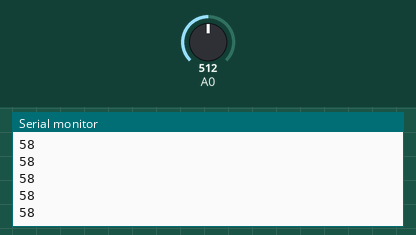
Recording of a sketch running on a simulated Arduino Uno, built with avr-gcc and run on an emulated ATmega328P. Parts: the last lines printed to the serial monitor. The inputs (shaded band) are chosen by the test bench; at power-on: A0 = 512.

Above: at 1.2 s.
1.3 s: A0 set to 716
At 1.31 s:
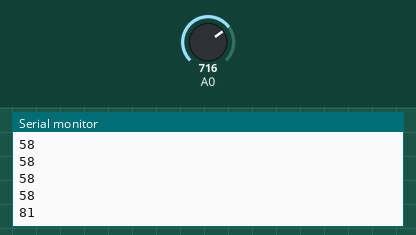
2.8 s: A0 set to 886
At 2.81 s:
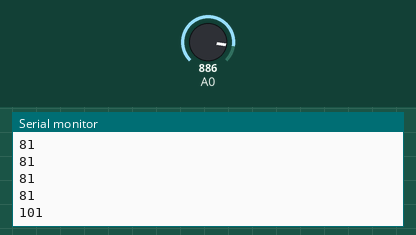
Timing chart, 0 to 5.8 s (numbered marks = the images above; inputs shaded):
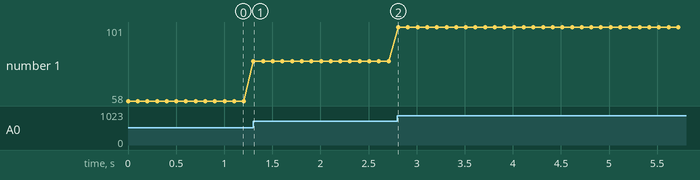

Measured:
- after the input at 1.3 s, the serial monitor: prints a new line at once (image 1)
- after the input at 2.8 s, the serial monitor: prints a new line at once (image 2)
- plotted number 1: 58 → 81 after the input at 1.3 s, 81 → 101 after the input at 2.8 s

The sketch:

32IV_7_Wet_sample.ino
```cpp
int wetGate=50;
const int MIN_SENSOR=0;
const int MAX_SENSOR=876;

void setup()
{
  Serial.begin(9600);
  pinMode(A0, INPUT);
}

void loop()
{
  int wet=analogRead(A0);
  int wetness=map(wet, MIN_SENSOR, MAX_SENSOR, 0, 100);
  Serial.println(wetness);

  if (wetness>wetGate) digitalWrite(13, HIGH);
  else digitalWrite(13, LOW);
  delay(100);
}
```
